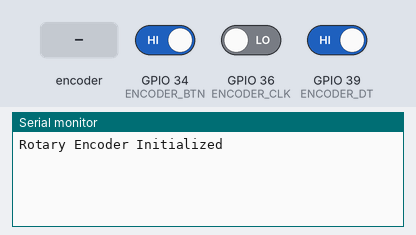
A sketch run on a simulated ESP32. Shown: the last lines printed to the serial monitor. The test bench sets the inputs (shaded band); at power-on: GPIO 34 (ENCODER_BTN) HIGH, GPIO 36 (ENCODER_CLK) LOW, GPIO 39 (ENCODER_DT) HIGH.

Above: at 1.2 s.
1.3 s: rotary encoder on GPIO 36 (ENCODER_CLK) / GPIO 39 (ENCODER_DT) turned 3 steps (first pin leading)
At 2.9 s:
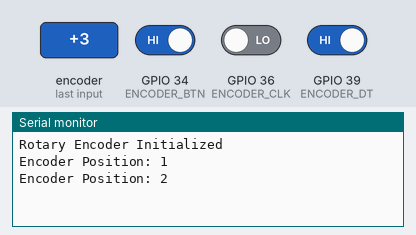
3.4 s: GPIO 34 (ENCODER_BTN) driven LOW
At 4.2 s:
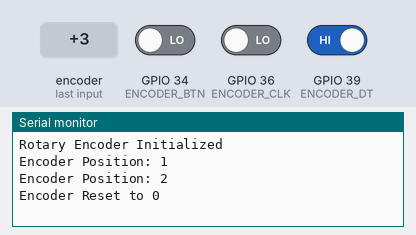
4.9 s: rotary encoder on GPIO 36 (ENCODER_CLK) / GPIO 39 (ENCODER_DT) turned 1 step (first pin leading)
At 6.0 s:
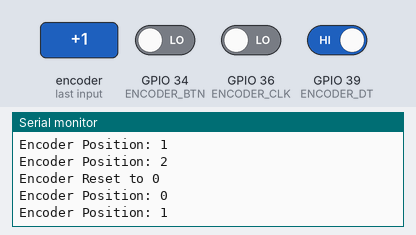
Timing chart, 0 to 7.9 s (numbered marks = the images above; inputs shaded):
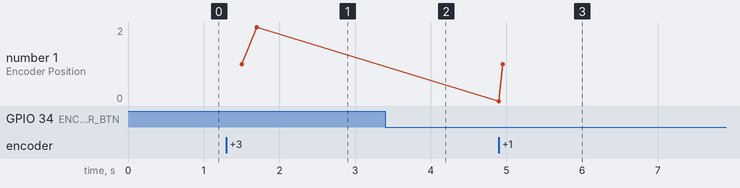

The sketch:

Rotarry_Encoder_BTN.ino
```cpp
// ======================================================
// Rotary Encoder using ESP32 + Interrupts + Button Input
// CLK = GPIO36 (A), DT = GPIO39 (B), BTN = GPIO34 (SW)
// Requires external 10kΩ pull-up resistors on CLK and DT
// ======================================================

// === PIN DEFINITIONS ===
#define ENCODER_CLK 36   // Encoder CLK pin (A)
#define ENCODER_DT  39   // Encoder DT pin  (B)
#define ENCODER_BTN 34   // Encoder Button pin (SW)

// === ROTARY ENCODER VARIABLES ===
volatile double encoderPosition = 0.0;        // Fine position in steps of 0.5
int positionRounded = 0;                      // Rounded integer position
int lastReportedPosition = 0;                 // Last displayed position

volatile bool encoderRotated = false;         // Flag set in ISR
volatile bool lastCLKState = LOW;             // Previous CLK state for edge detection

// === BUTTON STATE VARIABLES ===
bool currentButtonState = HIGH;               // Current state of button (1 = not pressed)
bool lastButtonState    = HIGH;               // Previous state for edge detection

// === INTERRUPT: ROTARY ENCODER HANDLER ===
void IRAM_ATTR handleEncoderInterrupt() {
  bool currentCLK = digitalRead(ENCODER_CLK);
  bool currentDT  = digitalRead(ENCODER_DT);

  // Process only on CLK state change
  if (currentCLK != lastCLKState) {
    if (currentDT != currentCLK) {
      encoderPosition += 0.5;  // Clockwise
    } else {
      encoderPosition -= 0.5;  // Counter-clockwise
    }

    encoderRotated = true;  // Flag for main loop
  }

  lastCLKState = currentCLK;
}

// === SETUP ===
void setup() {
  Serial.begin(115200);

  // Set encoder and button pins as inputs
  pinMode(ENCODER_CLK, INPUT);    // External pull-up required
  pinMode(ENCODER_DT, INPUT);     // External pull-up required
  pinMode(ENCODER_BTN, INPUT);    // External pull-up recommended

  // Initialize last CLK state
  lastCLKState = digitalRead(ENCODER_CLK);

  // Attach interrupt to CLK pin
  attachInterrupt(digitalPinToInterrupt(ENCODER_CLK), handleEncoderInterrupt, CHANGE);

  Serial.println("Rotary Encoder Initialized");
}

// === MAIN LOOP ===
void loop() {
  // === Handle Encoder Rotation ===
  if (encoderRotated) {
    positionRounded = (int)encoderPosition;

    if (positionRounded != lastReportedPosition) {
      Serial.print("Encoder Position: ");
      Serial.println(positionRounded);
      lastReportedPosition = positionRounded;
    }

    encoderRotated = false;
  }

  // === Handle Button Press (Rising Edge Detection) ===
  currentButtonState = digitalRead(ENCODER_BTN);

  if ((currentButtonState != lastButtonState) && (currentButtonState == LOW)) {
    // Button was just pressed
    encoderPosition = 0.0;
    positionRounded = 0;
    Serial.println("Encoder Reset to 0");
  }

  lastButtonState = currentButtonState;  // Save for next loop
}
```

Measured:
- after the input at 1.3 s, the serial monitor: prints a new line after 0.20 s (image 1)
- after the input at 3.4 s, the serial monitor: prints a new line at once (image 2)
- after the input at 4.9 s, the serial monitor: prints a new line at once (image 3)
- plotted number 1: 2 → 1 after the input at 4.9 s
